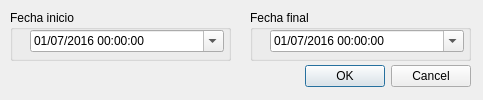
<?xml version="1.0" encoding="UTF-8"?>
<ui version="4.0">
 <class>Dialog</class>
 <widget class="QDialog" name="Dialog">
  <property name="geometry">
   <rect>
    <x>0</x>
    <y>0</y>
    <width>483</width>
    <height>100</height>
   </rect>
  </property>
  <property name="windowTitle">
   <string>bgeo MOBA</string>
  </property>
  <widget class="QDialogButtonBox" name="buttonBox">
   <property name="geometry">
    <rect>
     <x>130</x>
     <y>60</y>
     <width>341</width>
     <height>32</height>
    </rect>
   </property>
   <property name="orientation">
    <enum>Qt::Horizontal</enum>
   </property>
   <property name="standardButtons">
    <set>QDialogButtonBox::Cancel|QDialogButtonBox::Ok</set>
   </property>
  </widget>
  <widget class="QGroupBox" name="groupBoxDesde">
   <property name="geometry">
    <rect>
     <x>10</x>
     <y>10</y>
     <width>221</width>
     <height>51</height>
    </rect>
   </property>
   <property name="title">
    <string>Fecha inicio</string>
   </property>
   <widget class="QDateTimeEdit" name="fechaDesde">
    <property name="geometry">
     <rect>
      <x>20</x>
      <y>20</y>
      <width>194</width>
      <height>22</height>
     </rect>
    </property>
    <property name="dateTime">
     <datetime>
      <hour>0</hour>
      <minute>0</minute>
      <second>0</second>
      <year>2016</year>
      <month>7</month>
      <day>1</day>
     </datetime>
    </property>
    <property name="displayFormat">
     <string>dd/MM/yyyy hh:mm:ss</string>
    </property>
    <property name="calendarPopup">
     <bool>true</bool>
    </property>
   </widget>
  </widget>
  <widget class="QGroupBox" name="groupBoxHasta">
   <property name="geometry">
    <rect>
     <x>250</x>
     <y>10</y>
     <width>221</width>
     <height>51</height>
    </rect>
   </property>
   <property name="title">
    <string>Fecha final</string>
   </property>
   <widget class="QDateTimeEdit" name="fechaHasta">
    <property name="geometry">
     <rect>
      <x>20</x>
      <y>20</y>
      <width>194</width>
      <height>22</height>
     </rect>
    </property>
    <property name="dateTime">
     <datetime>
      <hour>0</hour>
      <minute>0</minute>
      <second>0</second>
      <year>2016</year>
      <month>7</month>
      <day>1</day>
     </datetime>
    </property>
    <property name="displayFormat">
     <string>dd/MM/yyyy hh:mm:ss</string>
    </property>
    <property name="calendarPopup">
     <bool>true</bool>
    </property>
   </widget>
  </widget>
 </widget>
 <resources/>
 <connections>
  <connection>
   <sender>buttonBox</sender>
   <signal>accepted()</signal>
   <receiver>Dialog</receiver>
   <slot>accept()</slot>
   <hints>
    <hint type="sourcelabel">
     <x>248</x>
     <y>254</y>
    </hint>
    <hint type="destinationlabel">
     <x>157</x>
     <y>274</y>
    </hint>
   </hints>
  </connection>
  <connection>
   <sender>buttonBox</sender>
   <signal>rejected()</signal>
   <receiver>Dialog</receiver>
   <slot>reject()</slot>
   <hints>
    <hint type="sourcelabel">
     <x>316</x>
     <y>260</y>
    </hint>
    <hint type="destinationlabel">
     <x>286</x>
     <y>274</y>
    </hint>
   </hints>
  </connection>
 </connections>
</ui>
